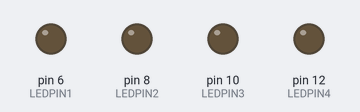
Simulated run of this sketch. Board: Arduino Uno, built with avr-gcc and run on an emulated ATmega328P. Parts: output pins drawn as LEDs (lit = HIGH).

Above: at 0.2 s.
At 0.6 s:
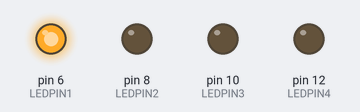
At 1.15 s:
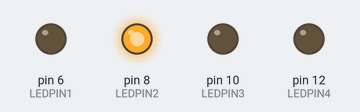
At 1.35 s:
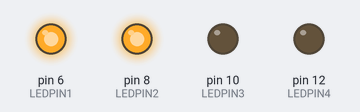
At 2.1 s:
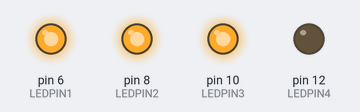
At 2.75 s:
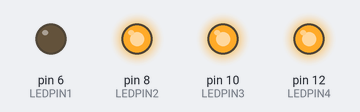
Timing chart, 0 to 3.0 s (numbered marks = the images above):
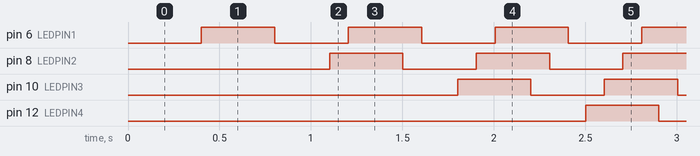

The sketch:

pthread_testing.ino
```cpp
// (licence header left out)
#include <pt.h>   // include protothread library

#define LEDPIN1 6
#define LEDPIN2 8
#define LEDPIN3 10
#define LEDPIN4 12

bool check = true;

static struct pt pt1, pt2, pt3, pt4; // each protothread needs one of these

void setup() {
  pinMode(LEDPIN1, OUTPUT); // LED init
  pinMode(LEDPIN2, OUTPUT); // LED init
  pinMode(LEDPIN3, OUTPUT); // LED init
  pinMode(LEDPIN4, OUTPUT); // LED init
  PT_INIT(&pt1);  // initialise the
  PT_INIT(&pt2);  // protothread variables
  PT_INIT(&pt3);
  PT_INIT(&pt4);
}

int shift = 700;

void toggleLED(int led_pin) {
  boolean ledstate = digitalRead(led_pin); // get LED state
  ledstate ^= 1;   // toggle LED state using xor
  digitalWrite(led_pin, ledstate); // write inversed state back
}

/* This function toggles the LED after 'interval' ms passed */
static int protothread1(struct pt *pt, int interval) {
  static unsigned long timestamp = shift*0;
  PT_BEGIN(pt);
  while(1) { // never stop
    /* each time the function is called the second boolean
    *  argument "millis() - timestamp > interval" is re-evaluated
    *  and if false the function exits after that. */
    PT_WAIT_UNTIL(pt, (long)millis() - (long)timestamp > interval );
    timestamp = millis(); // take a new timestamp
    toggleLED(LEDPIN1);
  }
  PT_END(pt);
}
/* exactly the same as the protothread1 function */
static int protothread2(struct pt *pt, int interval) {
  static unsigned long timestamp = shift*1;
  PT_BEGIN(pt);
  while(1) {
    PT_WAIT_UNTIL(pt, (long)millis() - (long)timestamp > interval );
    timestamp = millis();
    toggleLED(LEDPIN2);
  }
  PT_END(pt);
}
static int protothread3(struct pt *pt, int interval) {
  static unsigned long timestamp = shift*2;
  PT_BEGIN(pt);
  while(1) {
    PT_WAIT_UNTIL(pt, (long)millis() - (long)timestamp > interval );
    timestamp = millis();
    toggleLED(LEDPIN3);
  }
  PT_END(pt);
}
static int protothread4(struct pt *pt, int interval) {
  static unsigned long timestamp = shift*3;
  PT_BEGIN(pt);
  while(1) {
    PT_WAIT_UNTIL(pt, (long)millis() - (long)timestamp > interval );
    timestamp = millis();
    toggleLED(LEDPIN4);
  }
  PT_END(pt);
}

void loop() {
  int delay = 400;
  protothread1(&pt1, delay); // schedule the protothreads
  protothread2(&pt2, delay); // by calling them infinitely
  protothread3(&pt3, delay);
  protothread4(&pt4, delay);
}
```

Measured:
- by itself, pin 6 (LEDPIN1), pin 8 (LEDPIN2), pin 10 (LEDPIN3), pin 12 (LEDPIN4): alternates HIGH for 0.40 s and LOW for 0.40 s
